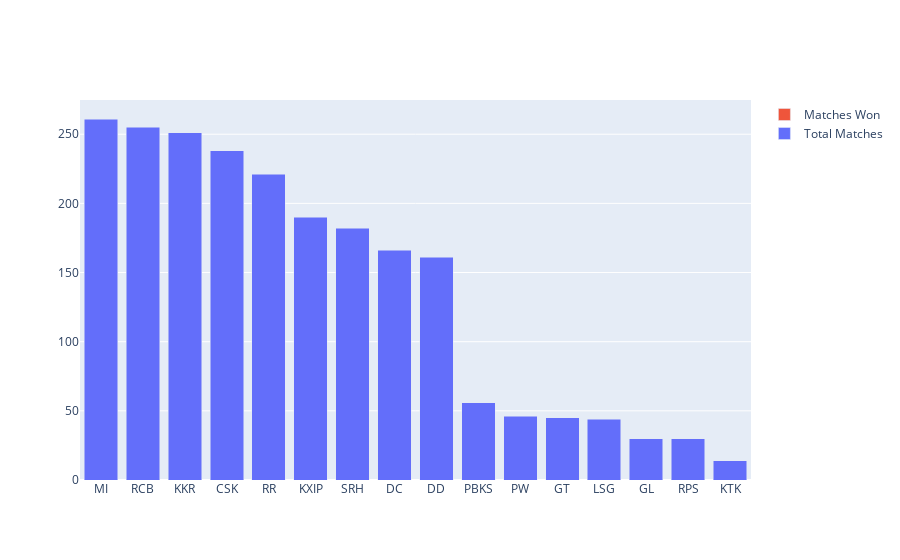

This figure's notebook cell:
### Markdown cell above
### Total Matches vs Wins for Teams

### Code cell
matches_played_byteams = pd.concat([matches['team1'], matches['team2']])

matches_played_byteams = matches_played_byteams.value_counts().reset_index()

matches_played_byteams.columns = ['Team', 'Total Matches']

matches_played_byteams['wins'] = matches['winner'].value_counts().reset_index()['winner']

matches_played_byteams.set_index("Team", inplace = True)

trace1 = go.Bar(
    x = matches_played_byteams.index,
    y = matches_played_byteams['Total Matches'],
    name = 'Total Matches'
)

trace2 = go.Bar(
    x = matches_played_byteams.index,
    y = matches_played_byteams['wins'],
    name = 'Matches Won'
)

data = [trace1, trace2]
layout = go.Layout(
    barmode = 'stack'
)

fig = go.Figure(data = data, layout = layout)
py.iplot(fig, filename = 'stacked-bar')

### Figure 1 — Plotly figure (JSON) as saved in the notebook; plotly's stock layout.template omitted (floating-point values rounded to 4 significant figures)
{"data": [{"name": "Total Matches", "type": "bar", "x": ["MI", "RCB", "KKR", "CSK", "RR", "KXIP", "SRH", "DC", "DD", "PBKS", "PW", "GT", "LSG", "GL", "RPS", "KTK"], "y": [261, 255, 251, 238, 221, 190, 182, 166, 161, 56, 46, 45, 44, 30, 30, 14]}, {"name": "Matches Won", "type": "bar", "x": ["MI", "RCB", "KKR", "CSK", "RR", "KXIP", "SRH", "DC", "DD", "PBKS", "PW", "GT", "LSG", "GL", "RPS", "KTK"], "y": ["MI", "CSK", "KKR", "RCB", "RR", "KXIP", "SRH", "DC", "DD", "GT", "PBKS", "LSG", "RPS", "GL", "PW", "KTK"]}], "layout": {"barmode": "stack"}}
